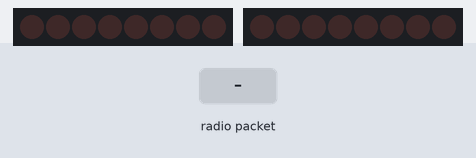
Bench run of a sketch on a simulated Arduino Uno, built with avr-gcc and run on an emulated ATmega328P. Shown: 2 × 8 shift-register outputs drawn as a row of LEDs (first output left, lit = HIGH). Wiring (inferred from the names in the program): shift register (74HC595): data pin 5; shift clock pin 7; latch pin 3. Wiring (inferred from the signals the program sends): row of LEDs: on Q0, Q1, Q2, Q3, Q4, Q5, Q6, Q7. Inputs (shaded band) come from the test bench. No radio packets arrive unless stated.

Above: at 1.2 s.
1.3 s: radio packet "1" arrives
2.8 s: radio packet "0" arrives
At 4.0 s:
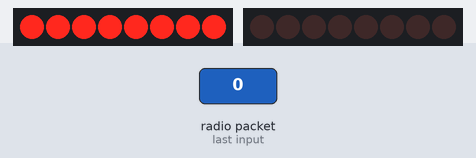
4.3 s: radio packet "2" arrives
At 5.3 s:
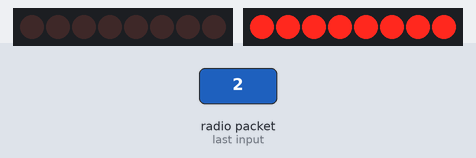
Timing chart, 0 to 7.3 s (numbered marks = the images above; inputs shaded):
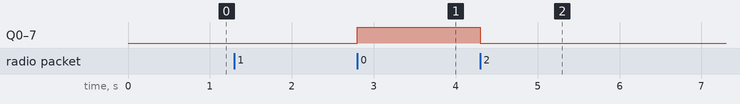

The sketch:

START_LIGHTS_RX.ino
```cpp
#include <SPI.h>   // Comes with Arduino IDE
#include <RF24.h>  // Download and Install (See above)
#include <nRF24L01.h>

RF24 myRadio (9, 10);

byte addresses[6] = {"1Node"};

// initialize the library with the numbers of the interface pins
//LiquidCrystal lcd(12, 9, 5, 4, 3, 2);

char tx_array[63];
int radav = 0;
int lstate;

// TPIC6B595 pin declarations
//Pin connected to ST_CP of 74HC595
int redlatchPin = 6;
//Pin connected to SH_CP of 74HC595
int redclockPin = 7;
////Pin connected to DS of 74HC595
int reddataPin = 5;
//Pin connected to ST_CP of 74HC595
int greenlatchPin = 3;
//Pin connected to SH_CP of 74HC595
int greenclockPin = 4;
////Pin connected to DS of 74HC595
int greendataPin = 2;

// digit declaration digits 0-9
byte lights[] = {0b11111111,0b00000000};

void setup()
{
  pinMode(redlatchPin, OUTPUT);
  pinMode(redclockPin, OUTPUT);
  pinMode(reddataPin, OUTPUT);
  pinMode(greenlatchPin, OUTPUT);
  pinMode(greenclockPin, OUTPUT);
  pinMode(greendataPin, OUTPUT);
  myRadio.begin();
  myRadio.setChannel(108);
  myRadio.openReadingPipe(1, addresses[0]);
  myRadio.startListening();
  delay(50);
  //vw_set_ptt_inverted(true); // Required for DR3100
  //vw_set_rx_pin(8);
  //vw_setup(2000);  // Bits per sec
  //lcd.begin(16, 2);
  //lcd.clear();
  //vw_rx_start();       // Start the receiver PLL running
}
void loop()
{
  //uint8_t buf[VW_MAX_MESSAGE_LEN];
  //uint8_t buflen = VW_MAX_MESSAGE_LEN;
  recvlstate();
  if (radav == 1) // Non-blocking
  {
    lstate = atoi(strtok((char*)tx_array, ","));
    switch(lstate){
      case 0:
        digitalWrite(greenlatchPin, LOW);
        shiftOut(greendataPin, greenclockPin, MSBFIRST, lights[1]);  // shift out the bits:
        digitalWrite(greenlatchPin, HIGH);                           // take the latch pin high so the LEDs will light up:
        digitalWrite(redlatchPin, LOW);
        shiftOut(reddataPin, redclockPin, MSBFIRST, lights[1]);      // shift out the bits:
        digitalWrite(redlatchPin, HIGH);                             // take the latch pin high so the LEDs will light up:
      break;
      case 1:
        digitalWrite(greenlatchPin, LOW);
        shiftOut(greendataPin, greenclockPin, MSBFIRST, lights[1]);  // shift out the bits:
        digitalWrite(greenlatchPin, HIGH);                           // take the latch pin high so the LEDs will light up:
        digitalWrite(redlatchPin, LOW);
        shiftOut(reddataPin, redclockPin, MSBFIRST, lights[0]);      // shift out the bits:
        digitalWrite(redlatchPin, HIGH);                             // take the latch pin high so the LEDs will light up:
      break;
      case 2:
        digitalWrite(greenlatchPin, LOW);                            // shift out the bits:
        shiftOut(greendataPin, greenclockPin, MSBFIRST, lights[0]);  // take the latch pin high so the LEDs will light up:
        digitalWrite(greenlatchPin, HIGH);
        digitalWrite(redlatchPin, LOW);
        shiftOut(reddataPin, redclockPin, MSBFIRST, lights[1]);      // shift out the bits:
        digitalWrite(redlatchPin, HIGH);                             // take the latch pin high so the LEDs will light up:
      break;
    }
    radav = 0;
    // lcd.clear();     stuff here if it doesn't work in the switch statement

  }
}

void recvlstate(){
  if (myRadio.available())  // While there is data ready
    {
      myRadio.read( &tx_array, sizeof(tx_array) ); // Get the data payload (You must have defined that already!)
      radav = 1;
    }
}
```

Measured:
- after the input at 2.8 s, Q0–7: LOW → HIGH at once
- after the input at 4.3 s, Q0–7: HIGH → LOW at once
